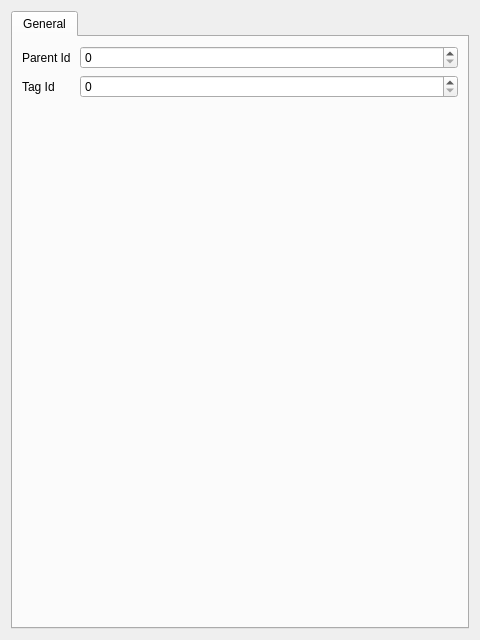
<?xml version="1.0" encoding="UTF-8"?>
<ui version="4.0">
 <class>QtParentTagAssociationEditor</class>
 <widget class="QWidget" name="QtParentTagAssociationEditor">
  <property name="geometry">
   <rect>
    <x>0</x>
    <y>0</y>
    <width>480</width>
    <height>640</height>
   </rect>
  </property>
  <property name="windowTitle">
   <string>ParentTagAssociation Editor</string>
  </property>
  <layout class="QVBoxLayout" name="verticalLayout">
   <item>
    <widget class="QTabWidget" name="main_tab">
     <property name="currentIndex">
      <number>0</number>
     </property>
     
     <widget class="QWidget" name="tab_general">
      <attribute name="title">
       <string>General</string>
      </attribute>
      <layout class="QFormLayout" name="formLayout">
     
       <item row="0" column="0">
        <widget class="QLabel" name="lbl_parent_id">
         <property name="text">
          <string>Parent Id </string>
         </property>
        </widget>
       </item>
       <item row="0" column="1">
                <widget class="QSpinBox" name="c_parent_id"/>
       </item>
     
       <item row="1" column="0">
        <widget class="QLabel" name="lbl_tag_id">
         <property name="text">
          <string>Tag Id </string>
         </property>
        </widget>
       </item>
       <item row="1" column="1">
                <widget class="QSpinBox" name="c_tag_id"/>
       </item>
     
      </layout>
     </widget>
     
    </widget>
   </item>
  </layout>
 </widget>
 <customwidgets>
 </customwidgets>
 <resources/>
 <connections/>
</ui>
